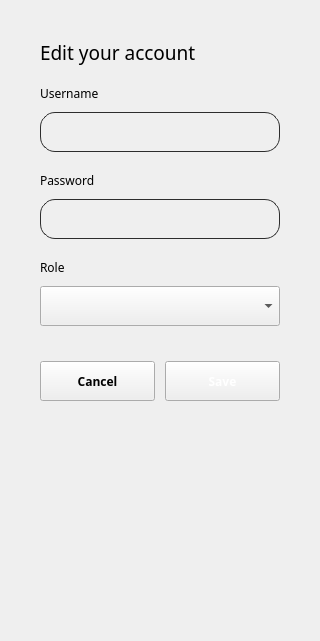
                       <widget class="QWidget" name="page_profile_edit">
                        <layout class="QGridLayout" name="gridLayout_55">
                         <property name="leftMargin">
                          <number>0</number>
                         </property>
                         <property name="topMargin">
                          <number>0</number>
                         </property>
                         <property name="rightMargin">
                          <number>0</number>
                         </property>
                         <property name="bottomMargin">
                          <number>0</number>
                         </property>
                         <property name="spacing">
                          <number>0</number>
                         </property>
                         <item row="0" column="0" alignment="Qt::AlignTop">
                          <widget class="QWidget" name="widget_profile_edit" native="true">
                           <layout class="QVBoxLayout" name="verticalLayout_186">
                            <property name="spacing">
                             <number>20</number>
                            </property>
                            <property name="leftMargin">
                             <number>40</number>
                            </property>
                            <property name="topMargin">
                             <number>40</number>
                            </property>
                            <property name="rightMargin">
                             <number>40</number>
                            </property>
                            <property name="bottomMargin">
                             <number>40</number>
                            </property>
                            <item>
                             <widget class="QLabel" name="label_187">
                              <property name="minimumSize">
                               <size>
                                <width>0</width>
                                <height>25</height>
                               </size>
                              </property>
                              <property name="maximumSize">
                               <size>
                                <width>16777215</width>
                                <height>25</height>
                               </size>
                              </property>
                              <property name="font">
                               <font>
                                <family>Hauora ExtraBold</family>
                                <pointsize>14</pointsize>
                               </font>
                              </property>
                              <property name="text">
                               <string>Edit your account</string>
                              </property>
                             </widget>
                            </item>
                            <item>
                             <widget class="QWidget" name="widget_98" native="true">
                              <property name="maximumSize">
                               <size>
                                <width>16777215</width>
                                <height>67</height>
                               </size>
                              </property>
                              <layout class="QVBoxLayout" name="verticalLayout_187">
                               <property name="spacing">
                                <number>10</number>
                               </property>
                               <property name="leftMargin">
                                <number>0</number>
                               </property>
                               <property name="topMargin">
                                <number>0</number>
                               </property>
                               <property name="rightMargin">
                                <number>0</number>
                               </property>
                               <property name="bottomMargin">
                                <number>0</number>
                               </property>
                               <item>
                                <widget class="QLabel" name="label_188">
                                 <property name="minimumSize">
                                  <size>
                                   <width>0</width>
                                   <height>17</height>
                                  </size>
                                 </property>
                                 <property name="maximumSize">
                                  <size>
                                   <width>16777215</width>
                                   <height>17</height>
                                  </size>
                                 </property>
                                 <property name="font">
                                  <font>
                                   <family>Hauora</family>
                                   <pointsize>9</pointsize>
                                  </font>
                                 </property>
                                 <property name="text">
                                  <string>Username</string>
                                 </property>
                                </widget>
                               </item>
                               <item>
                                <widget class="QLineEdit" name="lineEdit_profile_username_edit">
                                 <property name="minimumSize">
                                  <size>
                                   <width>240</width>
                                   <height>40</height>
                                  </size>
                                 </property>
                                 <property name="maximumSize">
                                  <size>
                                   <width>400</width>
                                   <height>40</height>
                                  </size>
                                 </property>
                                 <property name="font">
                                  <font>
                                   <family>Hauora</family>
                                   <pointsize>9</pointsize>
                                  </font>
                                 </property>
                                 <property name="styleSheet">
                                  <string notr="true">border-radius: 15px;
background-color: rgba(0,0,0,0);
border: 1px solid rgb(45, 45, 45);
padding-top: 4px;
padding-bottom: 4px;
padding-left: 8px;
padding-right: 8px;

</string>
                                 </property>
                                 <property name="text">
                                  <string/>
                                 </property>
                                </widget>
                               </item>
                              </layout>
                             </widget>
                            </item>
                            <item>
                             <widget class="QWidget" name="widget_99" native="true">
                              <property name="maximumSize">
                               <size>
                                <width>16777215</width>
                                <height>67</height>
                               </size>
                              </property>
                              <layout class="QVBoxLayout" name="verticalLayout_188">
                               <property name="spacing">
                                <number>10</number>
                               </property>
                               <property name="leftMargin">
                                <number>0</number>
                               </property>
                               <property name="topMargin">
                                <number>0</number>
                               </property>
                               <property name="rightMargin">
                                <number>0</number>
                               </property>
                               <property name="bottomMargin">
                                <number>0</number>
                               </property>
                               <item>
                                <widget class="QLabel" name="label_189">
                                 <property name="minimumSize">
                                  <size>
                                   <width>0</width>
                                   <height>17</height>
                                  </size>
                                 </property>
                                 <property name="maximumSize">
                                  <size>
                                   <width>16777215</width>
                                   <height>17</height>
                                  </size>
                                 </property>
                                 <property name="font">
                                  <font>
                                   <family>Hauora</family>
                                   <pointsize>9</pointsize>
                                  </font>
                                 </property>
                                 <property name="text">
                                  <string>Password</string>
                                 </property>
                                </widget>
                               </item>
                               <item>
                                <widget class="QLineEdit" name="lineEdit_profile_password_edit">
                                 <property name="minimumSize">
                                  <size>
                                   <width>240</width>
                                   <height>40</height>
                                  </size>
                                 </property>
                                 <property name="maximumSize">
                                  <size>
                                   <width>400</width>
                                   <height>40</height>
                                  </size>
                                 </property>
                                 <property name="font">
                                  <font>
                                   <family>Hauora</family>
                                   <pointsize>9</pointsize>
                                  </font>
                                 </property>
                                 <property name="styleSheet">
                                  <string notr="true">border-radius: 15px;
background-color: rgba(0,0,0,0);
border: 1px solid rgb(45, 45, 45);
padding-top: 4px;
padding-bottom: 4px;
padding-left: 8px;
padding-right: 8px;

</string>
                                 </property>
                                 <property name="text">
                                  <string/>
                                 </property>
                                </widget>
                               </item>
                              </layout>
                             </widget>
                            </item>
                            <item>
                             <widget class="QWidget" name="widget_100" native="true">
                              <property name="maximumSize">
                               <size>
                                <width>16777215</width>
                                <height>67</height>
                               </size>
                              </property>
                              <layout class="QVBoxLayout" name="verticalLayout_189">
                               <property name="spacing">
                                <number>10</number>
                               </property>
                               <property name="leftMargin">
                                <number>0</number>
                               </property>
                               <property name="topMargin">
                                <number>0</number>
                               </property>
                               <property name="rightMargin">
                                <number>0</number>
                               </property>
                               <property name="bottomMargin">
                                <number>0</number>
                               </property>
                               <item>
                                <widget class="QLabel" name="label_190">
                                 <property name="minimumSize">
                                  <size>
                                   <width>0</width>
                                   <height>17</height>
                                  </size>
                                 </property>
                                 <property name="maximumSize">
                                  <size>
                                   <width>16777215</width>
                                   <height>17</height>
                                  </size>
                                 </property>
                                 <property name="font">
                                  <font>
                                   <family>Hauora</family>
                                   <pointsize>9</pointsize>
                                  </font>
                                 </property>
                                 <property name="text">
                                  <string>Role</string>
                                 </property>
                                </widget>
                               </item>
                               <item>
                                <widget class="QComboBox" name="comboBox_profile_role_edit">
                                 <property name="minimumSize">
                                  <size>
                                   <width>240</width>
                                   <height>40</height>
                                  </size>
                                 </property>
                                 <property name="maximumSize">
                                  <size>
                                   <width>400</width>
                                   <height>40</height>
                                  </size>
                                 </property>
                                 <property name="font">
                                  <font>
                                   <family>Hauora</family>
                                   <pointsize>9</pointsize>
                                  </font>
                                 </property>
                                 <property name="styleSheet">
                                  <string notr="true"/>
                                 </property>
                                 <property name="editable">
                                  <bool>false</bool>
                                 </property>
                                </widget>
                               </item>
                              </layout>
                             </widget>
                            </item>
                            <item>
                             <widget class="QWidget" name="widget_profile_actions" native="true">
                              <property name="minimumSize">
                               <size>
                                <width>210</width>
                                <height>0</height>
                               </size>
                              </property>
                              <property name="maximumSize">
                               <size>
                                <width>400</width>
                                <height>55</height>
                               </size>
                              </property>
                              <layout class="QHBoxLayout" name="horizontalLayout_55">
                               <property name="spacing">
                                <number>10</number>
                               </property>
                               <property name="leftMargin">
                                <number>0</number>
                               </property>
                               <property name="topMargin">
                                <number>15</number>
                               </property>
                               <property name="rightMargin">
                                <number>0</number>
                               </property>
                               <property name="bottomMargin">
                                <number>0</number>
                               </property>
                               <item>
                                <widget class="QPushButton" name="pushButton_profile_edit_cancel">
                                 <property name="minimumSize">
                                  <size>
                                   <width>100</width>
                                   <height>40</height>
                                  </size>
                                 </property>
                                 <property name="maximumSize">
                                  <size>
                                   <width>195</width>
                                   <height>40</height>
                                  </size>
                                 </property>
                                 <property name="font">
                                  <font>
                                   <family>Hauora</family>
                                   <pointsize>9</pointsize>
                                   <bold>true</bold>
                                  </font>
                                 </property>
                                 <property name="cursor">
                                  <cursorShape>ArrowCursor</cursorShape>
                                 </property>
                                 <property name="layoutDirection">
                                  <enum>Qt::LeftToRight</enum>
                                 </property>
                                 <property name="styleSheet">
                                  <string notr="true"/>
                                 </property>
                                 <property name="text">
                                  <string>Cancel</string>
                                 </property>
                                 <property name="iconSize">
                                  <size>
                                   <width>30</width>
                                   <height>30</height>
                                  </size>
                                 </property>
                                 <property name="checkable">
                                  <bool>true</bool>
                                 </property>
                                 <property name="autoExclusive">
                                  <bool>true</bool>
                                 </property>
                                 <attribute name="buttonGroup">
                                  <string notr="true">buttonGroup_profile_edit</string>
                                 </attribute>
                                </widget>
                               </item>
                               <item>
                                <widget class="QPushButton" name="pushButton_profile_edit_save">
                                 <property name="minimumSize">
                                  <size>
                                   <width>100</width>
                                   <height>40</height>
                                  </size>
                                 </property>
                                 <property name="maximumSize">
                                  <size>
                                   <width>195</width>
                                   <height>40</height>
                                  </size>
                                 </property>
                                 <property name="font">
                                  <font>
                                   <family>Hauora</family>
                                   <pointsize>9</pointsize>
                                   <bold>true</bold>
                                  </font>
                                 </property>
                                 <property name="cursor">
                                  <cursorShape>ArrowCursor</cursorShape>
                                 </property>
                                 <property name="layoutDirection">
                                  <enum>Qt::LeftToRight</enum>
                                 </property>
                                 <property name="styleSheet">
                                  <string notr="true">color: rgb(255, 255, 255);</string>
                                 </property>
                                 <property name="text">
                                  <string>Save</string>
                                 </property>
                                 <property name="iconSize">
                                  <size>
                                   <width>30</width>
                                   <height>30</height>
                                  </size>
                                 </property>
                                 <property name="checkable">
                                  <bool>true</bool>
                                 </property>
                                 <property name="autoExclusive">
                                  <bool>true</bool>
                                 </property>
                                 <attribute name="buttonGroup">
                                  <string notr="true">buttonGroup_profile_edit</string>
                                 </attribute>
                                </widget>
                               </item>
                              </layout>
                             </widget>
                            </item>
                            <item>
                             <spacer name="verticalSpacer_55">
                              <property name="orientation">
                               <enum>Qt::Vertical</enum>
                              </property>
                              <property name="sizeType">
                               <enum>QSizePolicy::Fixed</enum>
                              </property>
                              <property name="sizeHint" stdset="0">
                               <size>
                                <width>20</width>
                                <height>200</height>
                               </size>
                              </property>
                             </spacer>
                            </item>
                           </layout>
                          </widget>
                         </item>
                        </layout>
                       </widget>
